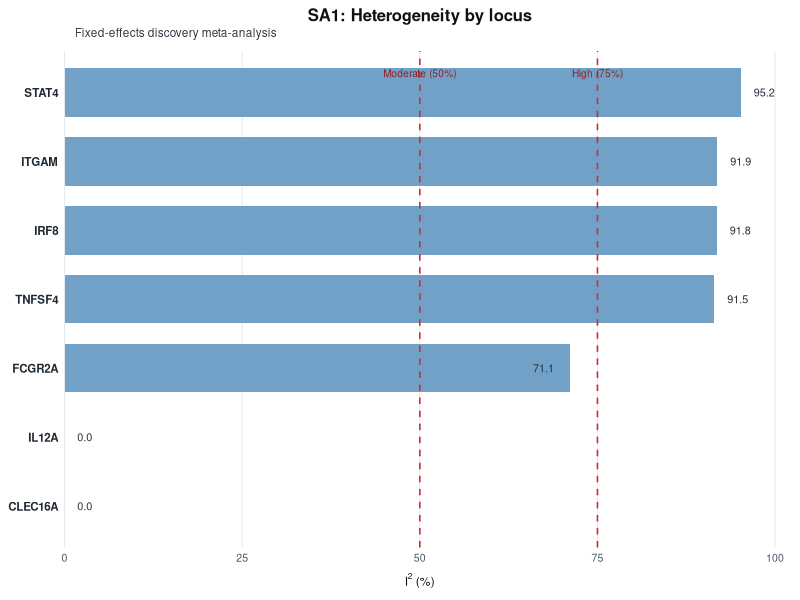
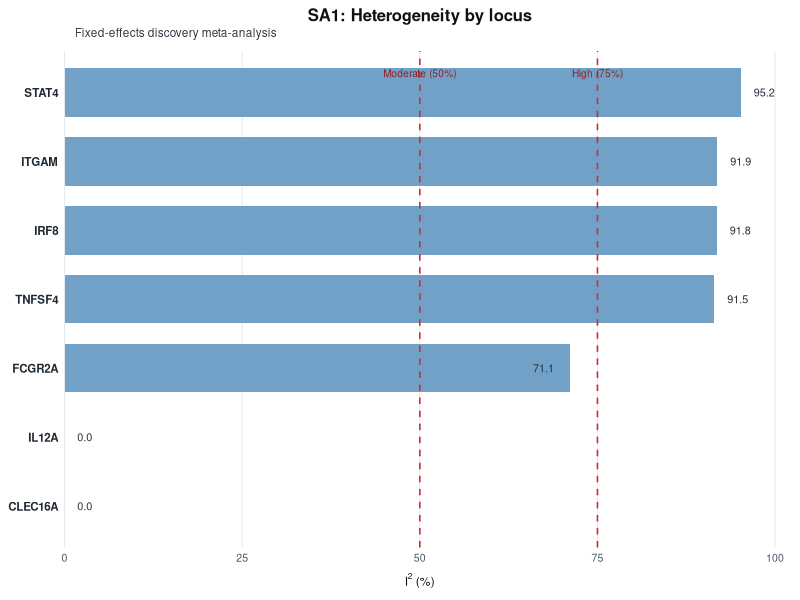

These figures' R source, in order:
#!/usr/bin/env Rscript

suppressPackageStartupMessages({
  library(data.table)
  library(ggplot2)
})

out_dir <- "SLE_submission"
dir.create(out_dir, showWarnings = FALSE)

dt <- fread("results/Supplementary_Table_2.tsv")
setnames(dt, "I²", "I2")

gene_map <- data.table(
  RSID = c(
    "rs4853458", "rs34572943", "rs13332649", "rs10912578",
    "rs6671847", "rs2647928", "rs12928726"
  ),
  Locus = c("STAT4", "ITGAM", "IRF8", "TNFSF4", "FCGR2A", "IL12A", "CLEC16A"),
  Display_order = 1:7
)

plot_dt <- merge(gene_map, dt, by = "RSID", all.x = TRUE, sort = FALSE)
setorder(plot_dt, Display_order)
plot_dt[, Locus := factor(Locus, levels = rev(Locus))]
plot_dt[, I2_label := ifelse(I2 > 0, sprintf("%.1f", I2), "0.0")]
plot_dt[, label_x := fifelse(I2 >= 85, I2 + 1.8, fifelse(I2 > 60, I2 - 2.2, 1.8))]
plot_dt[, label_hjust := fifelse(I2 > 60 & I2 < 85, 1, 0)]

p <- ggplot(plot_dt, aes(x = I2, y = Locus)) +
  geom_col(width = 0.70, fill = "#6f9fc6", color = NA, alpha = 0.98) +
  geom_vline(
    xintercept = c(50, 75),
    linetype = "dashed",
    linewidth = 0.55,
    color = "#cc2f32"
  ) +
  annotate(
    "text",
    x = 50,
    y = 7.28,
    label = "Moderate (50%)",
    size = 2.55,
    color = "#8b1e24",
    family = "sans"
  ) +
  annotate(
    "text",
    x = 75,
    y = 7.28,
    label = "High (75%)",
    size = 2.55,
    color = "#8b1e24",
    family = "sans"
  ) +
  geom_text(
    aes(x = label_x, label = I2_label, hjust = label_hjust),
    size = 2.75,
    color = "#26323f",
    family = "sans"
  ) +
  scale_x_continuous(
    limits = c(0, 100),
    breaks = seq(0, 100, 25),
    expand = c(0, 0)
  ) +
  labs(
    title = "SA1: Heterogeneity by locus",
    subtitle = "Fixed-effects discovery meta-analysis",
    x = expression(I^2~"(%)"),
    y = NULL
  ) +
  coord_cartesian(clip = "off") +
  theme_minimal(base_size = 10) +
  theme(
    plot.background = element_rect(fill = "white", color = NA),
    panel.background = element_rect(fill = "white", color = NA),
    plot.title = element_text(
      size = 12,
      face = "bold",
      hjust = 0.5,
      color = "#111111",
      margin = margin(b = 2)
    ),
    plot.subtitle = element_text(
      size = 8.5,
      hjust = 0.02,
      color = "#2f3a45",
      margin = margin(b = 8)
    ),
    panel.grid.major.y = element_blank(),
    panel.grid.minor = element_blank(),
    panel.grid.major.x = element_line(color = "#e7ebef", linewidth = 0.35),
    axis.text.y = element_text(size = 8.3, color = "#1f2933", face = "bold"),
    axis.text.x = element_text(size = 7.6, color = "#4b5563"),
    axis.title.x = element_text(size = 8.6, color = "#111111", face = "bold", margin = margin(t = 6)),
    plot.margin = margin(6, 18, 6, 6)
  )

base <- "figures/Supplementary_Figure_3"
ggsave(paste0(base, ".png"), p, width = 6.2, height = 4.2, dpi = 600, bg = "white")
ggsave(paste0(base, ".tiff"), p, width = 6.2, height = 4.2, dpi = 600, bg = "white", compression = "lzw")
cat("Saved SA1 heterogeneity figure to SLE_submission at 600 dpi\n")
